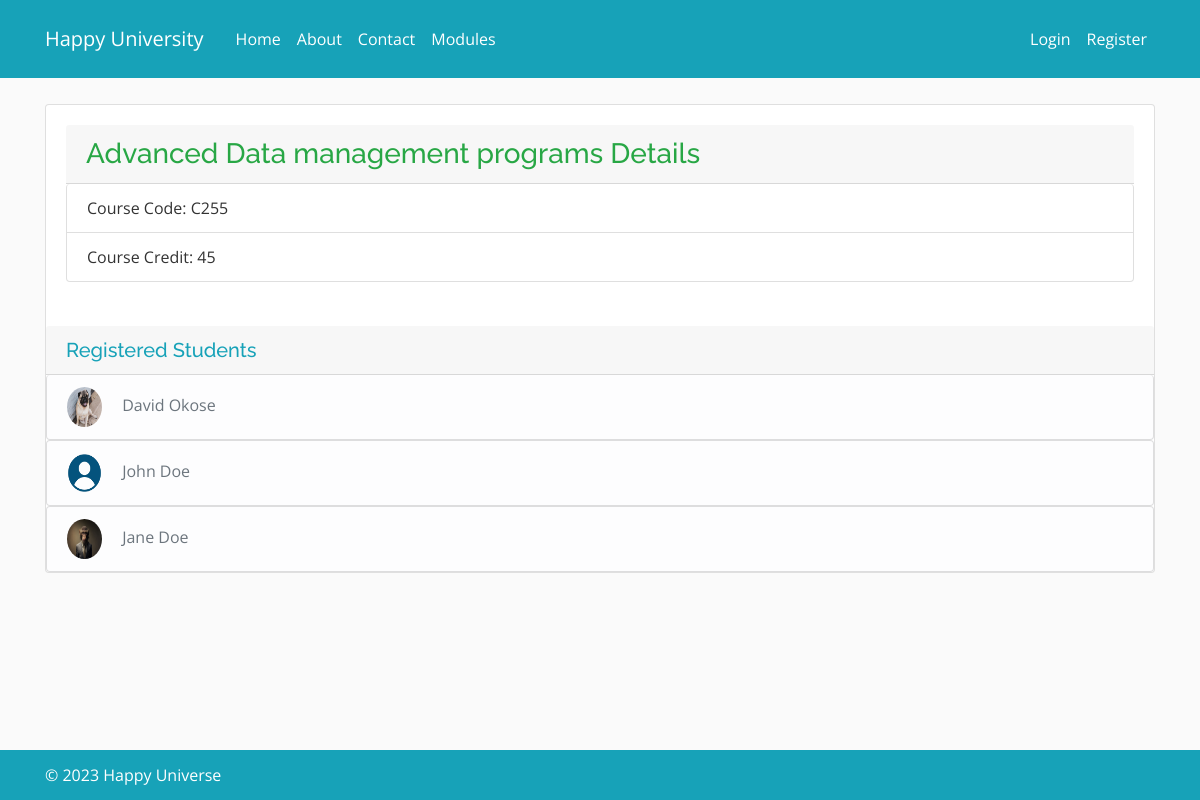
The app's page /module/C255/, older data.
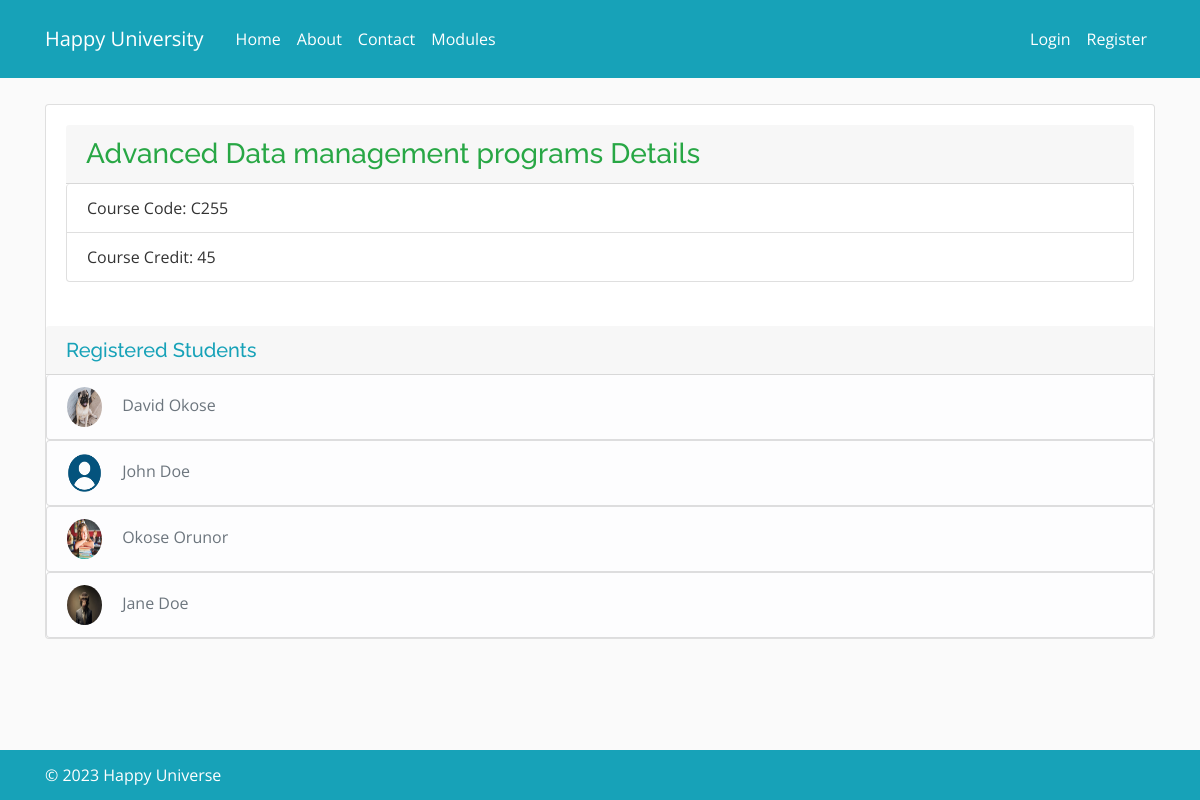
The same page, newer data.
### courseapp/models.py (models this page shows, shortened)
class Module(models.Model):
    name = models.CharField(max_length=100)
    code = models.CharField(max_length=100)
    credit = models.IntegerField()
    description = models.TextField()
    category = models.CharField(max_length=100)
    availability = models.BooleanField(default=True)
    courses = models.ManyToManyField(Group, related_name="modules")

class Registration(models.Model):
    student = models.ForeignKey(
        Student, on_delete=models.CASCADE, related_name="registrations"
    )
    module = models.ForeignKey(Module, on_delete=models.CASCADE)
    registration_date = models.DateTimeField(auto_now_add=True)
    class Meta:
        unique_together = ["student", "module"]

### accounts/models.py (models this page shows, shortened)
class Student(models.Model):
    address = models.CharField(max_length=100)
    town = models.CharField(max_length=100)
    country = models.CharField(max_length=100)
    dob = models.DateField(null=True, blank=True)
    course = models.ForeignKey(Group, on_delete=models.CASCADE, blank=True, null=True)
    user = models.OneToOneField(User, on_delete=models.CASCADE)
    photo = models.ImageField(default="default.png", upload_to="profile_photos")

### courseapp/views.py (the view)
# urls.py: path("module/<str:code>/", views.module_detail, name="module_detail"),
def module_detail(request, code):
    module = get_object_or_404(Module, code=code)
    registered_students = Registration.objects.filter(module=module).select_related('student__user')
    module.registered_students = registered_students
    registered = False
    if request.user.is_authenticated:
        registered = Registration.objects.filter(
            student=request.user.student, module=module
        ).exists()
    context = {
        'module': module,
        "registered": registered,
        'registered_students': registered_students
        }
    return render(request, 'courseapp/module_detail.html', context)

### registrationapp/context_processor.py (called while the page is built)
def Courses(request):
    courses =Group.objects.all()
    return {"courses":courses}

### courseapp/templates/courseapp/module_detail.html (shortened to what this page needs)
{% extends "courseapp/base.html" %}
{% block content %}
<div class="container">
  <br>
  <div class="card">
  <div class="card-body">
    <h3 class="card-header text-success">{{ module.name }} Details</h3>
    <ul class="list-group">
      <li class="list-group-item">Course Code: {{ module.code }}</li>
      <li class="list-group-item">Course Credit: {{ module.credit }}</li>
    </ul> <br>
  </div>
  <div class="">
    <h5 class="text-info card-header">Registered Students</h5>
     {% if module.registered_students.exists %}
      {% for registration in module.registered_students %}
          <ul class="list-group">
              <li class="list-group-item list-group-item-light" data-aos="fade-in">
                  <img class="rounded-circle article-img" src="{{ registration.student.photo.url }}" >
                  <span class="article-content text-muted">{{ registration.student.user.first_name }} {{ registration.student.user.last_name }}</span>
              </li>
          </ul>
      {% endfor %}
  {% else %}
  <div class="card-body">
    <p>No student registered.</p>
  </div>
  {% endif %}
  </div>
      </div>
  <br>
</div>
{% endblock %}

### courseapp/templates/courseapp/base.html (shortened to what this page needs)
{% load static %}
<!DOCTYPE html>
<html>
<head>
  <link rel="stylesheet" href="https://cdn.jsdelivr.net/npm/bootstrap@4.0.0/dist/css/bootstrap.min.css"
>
  <link href="https://cdn.jsdelivr.net/npm/bootstrap-icons@1.0.0/font/bootstrap-icons.css" rel="stylesheet">
  <link rel="stylesheet" type="text/css" href="{% static 'css/style.css' %}" />
  <link href="https://cdn.jsdelivr.net/npm/aos@next/dist/aos.css" rel="stylesheet">
  <link href="{% static 'vendor/bootstrap-icons/bootstrap-icons.css' %}" rel="stylesheet">
  <link href="{% static 'vendor/boxicons/css/boxicons.min.css' %}" rel="stylesheet">
  <link href="{% static 'vendor/remixicon/remixicon.css' %}" rel="stylesheet">
  <link href="{% static 'vendor/swiper/swiper-bundle.min.css' %}" rel="stylesheet">
</head>
<body>
  <header class="site-header ">
    <nav class="navbar navbar-expand-md navbar-dark bg-info text-white fixed-top">
      <div class="container">
        <a class="navbar-brand mr-4" href="{% url 'courseapp:home' %}">Happy University</a>
        <div class="collapse navbar-collapse" id="navbarToggle">
          <div class="navbar-nav mr-auto ">
            <a class="nav-item nav-link text-white " href="{% url 'courseapp:home' %}">Home</a>
            <a class="nav-item nav-link text-white" href="{% url 'courseapp:about' %}">About</a>
            <a class="nav-item nav-link text-white" href="{% url 'courseapp:contact' %}">Contact</a>
            <a class="nav-item nav-link text-white" href="{% url 'courseapp:module_list' %}">Modules</a>
          </div>
          <div class="navbar-nav text-white">
            {% if user.is_authenticated %}
            <a class="nav-item nav-link text-white" href="{% url 'courseapp:registrations' %}">Registrations</a>
            <a class="nav-item nav-link text-white" href="{% url 'accounts:profile' %}">Profile</a>
            <a class="nav-item nav-link text-white" href="{% url 'accounts:logout' %}">Logout</a>
            {% else %}
            <a class="nav-item nav-link text-white" href="{% url 'accounts:login' %}">Login</a>
            <a class="nav-item nav-link text-white" href="{% url 'accounts:register' %}">Register</a>
            {% endif %}
          </div>
        </div>
      </div>
    </nav>
  </header>
      {% block content %}
      {% endblock %}
  <footer class="footer bg-info">
    <div class="container">
      <p class='text-white '>&copy; 2023 Happy Universe</p>
    </div>
  </footer>
</body>
</html>

### courseapp/static/css/style.css (style rules this page uses)
body { font-family: "Open Sans", sans-serif; color: #444444; }
a { color: #5fcf80; text-decoration: none; }
h1, h2, h3, h4, h5, h6 { font-family: "Raleway", sans-serif; }
.navbar { padding: 0; }
html { position: relative; min-height: 100%; }
body { background: #fafafa; color: #333333; margin-top: 5rem; margin-bottom: 50px; }
h1, h2, h3, h4, h5, h6 { color: #444444; }
ul { margin: 0; }
.site-header .navbar-nav .nav-link { color: #cbd5db; }
.article-content { white-space: pre-line; }
.article-img { height: 40px; width: 35px; margin-right: 16px; }
.navbar { margin: 0; padding: 19px; }
.footer { position: absolute; bottom: 0; width: 100%; height: 50px; line-height: 50px; background-color: #cccccc; }

Row changes from the older to the newer data that the page shows:
added Registration: student.photo (picture), student.user.first_name "Okose", student.user.last_name "Orunor"
